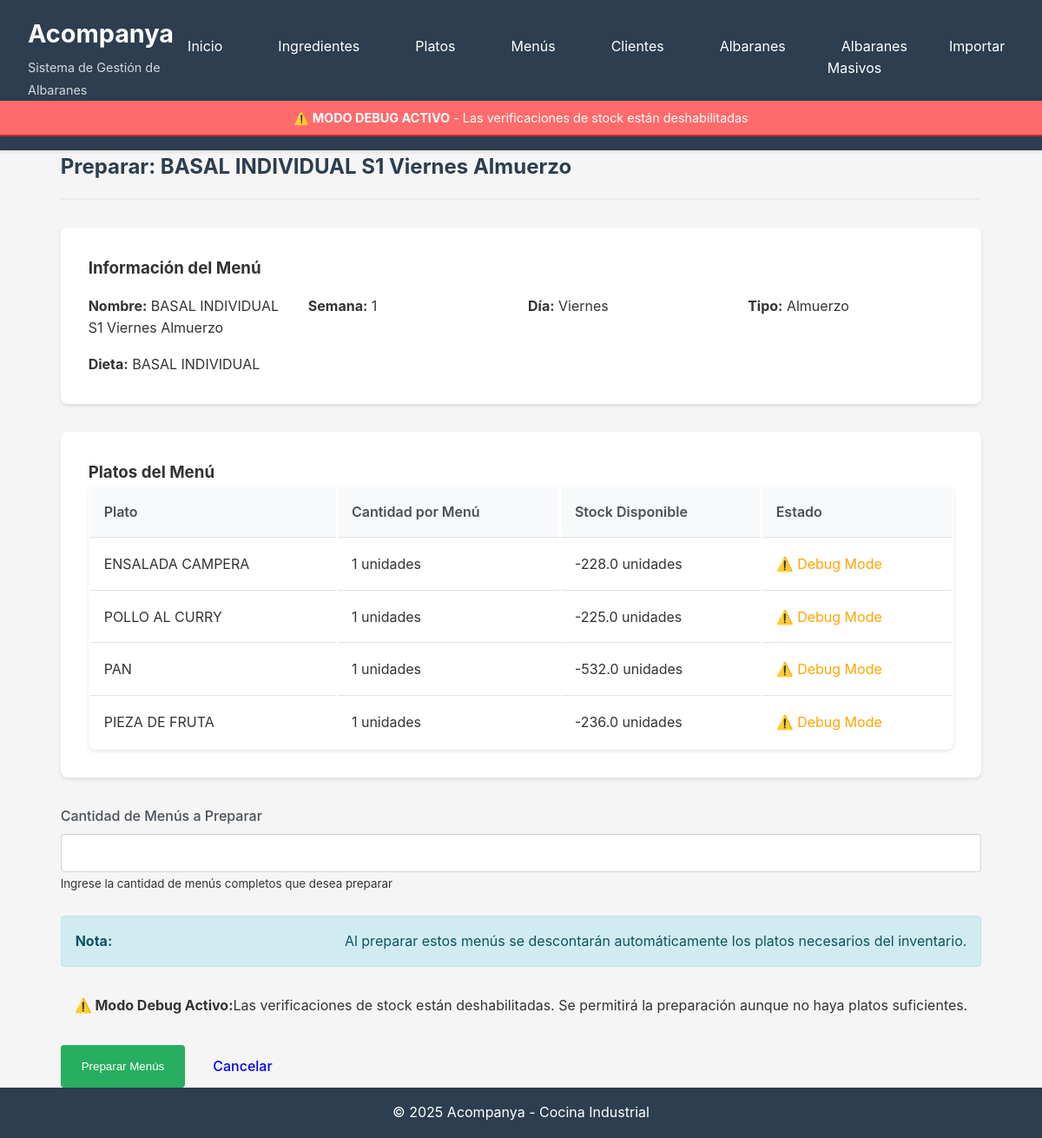
/menus/preparar/1, run on an earlier commit of the app's database.
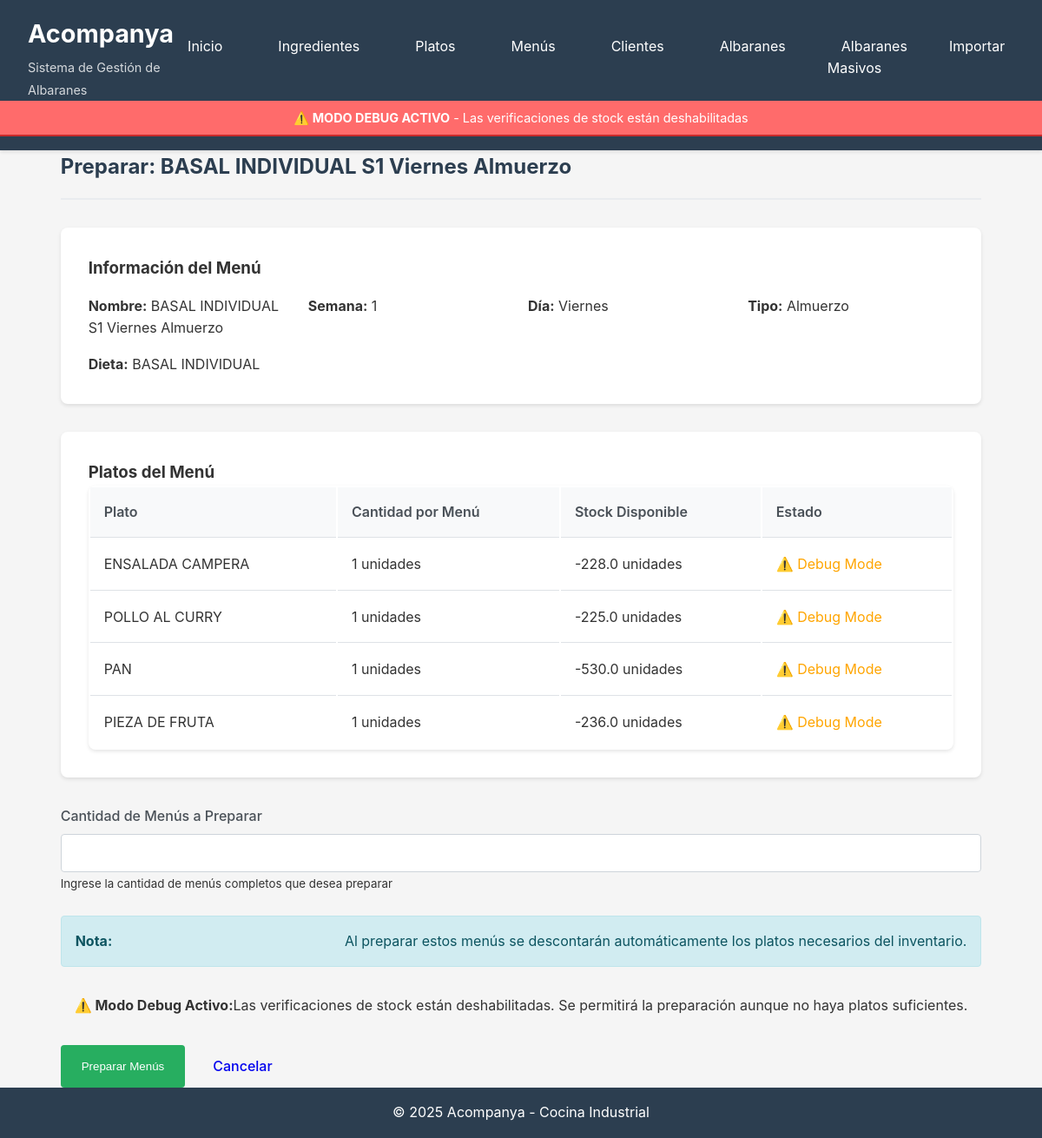
And on a later commit of the database.
### database/models.py (models this page shows, shortened)
class Menu(db.Model):
    __tablename__ = 'menus'
    id = db.Column(db.Integer, primary_key=True)
    nombre = db.Column(db.String(200), nullable=False)
    dia_semana = db.Column(Enum(DiaSemana), nullable=False)
    numero_semana = db.Column(db.Integer, nullable=False)
    tipo_dieta = db.Column(db.String(100), nullable=False, default='basal')
    tipo_comida = db.Column(Enum(TipoComida), nullable=False)
    created_at = db.Column(db.DateTime, default=datetime.utcnow)
    platos = db.relationship('Plato', secondary=menus_platos, backref='menus')
    detalles_albaran = db.relationship('AlbaranDetalle', backref='menu', lazy='dynamic')
    def obtener_platos_con_cantidad(self):
        result = db.session.query(
            Plato,
            menus_platos.c.cantidad
        ).join(
            menus_platos,
            menus_platos.c.plato_id == Plato.id
        ).filter(
            menus_platos.c.menu_id == self.id
        ).all()
        return result

class Plato(db.Model):
    __tablename__ = 'platos'
    id = db.Column(db.Integer, primary_key=True)
    nombre = db.Column(db.String(200), nullable=False)
    lote_propio = db.Column(db.String(100), nullable=True)
    stock_actual = db.Column(db.Float, nullable=False, default=0)
    unidad = db.Column(db.String(50), nullable=False, default='unidades')
    created_at = db.Column(db.DateTime, default=datetime.utcnow)
    updated_at = db.Column(db.DateTime, default=datetime.utcnow, onupdate=datetime.utcnow)
    ingredientes = db.relationship('Ingrediente', secondary=platos_ingredientes, backref='platos')
    movimientos = db.relationship('MovimientoStock',
                                 primaryjoin="and_(MovimientoStock.entidad_tipo=='plato', "
                                           "MovimientoStock.entidad_id==Plato.id)",
                                 foreign_keys='MovimientoStock.entidad_id',
                                 backref='plato_ref',
                                 lazy='dynamic',
                                 overlaps="ingrediente_ref,movimientos")
    detalles_albaran = db.relationship('AlbaranDetalle', backref='plato', lazy='dynamic')

### routes/menus.py (the view, shortened to what this page needs)
@menus_bp.route('/preparar/<int:id>', methods=['GET', 'POST'])
def preparar(id):
    menu = Menu.query.get_or_404(id)
    platos = menu.obtener_platos_con_cantidad()
    return render_template('menus/preparar.html', menu=menu, platos=platos)

### app.py (called while the page is built)
def create_app():
    app = Flask(__name__)
    app.config.from_object(Config)
    init_db(app)
    app.register_blueprint(ingredientes_bp, url_prefix='/ingredientes')
    app.register_blueprint(platos_bp, url_prefix='/platos')
    app.register_blueprint(menus_bp, url_prefix='/menus')
    app.register_blueprint(albaranes_bp, url_prefix='/albaranes')
    app.register_blueprint(importar_bp, url_prefix='/importar')
    app.register_blueprint(clientes_bp, url_prefix='/clientes')
    app.register_blueprint(albaranes_masivos_bp, url_prefix='/albaranes-masivos')
    @app.context_processor
    def inject_config():
        return dict(config=app.config)
    @app.route('/')
    def index():
        return render_template('index.html')
    @app.route('/dashboard')
    def dashboard():
        return render_template('dashboard.html')
    return app

### templates/menus/preparar.html (shortened to what this page needs)
{% extends "base.html" %}
{% block content %}
<div class="page-header">
    <h2>Preparar: {{ menu.nombre }}</h2>
</div>
<div class="albaran-header">
    <h3>Información del Menú</h3>
    <div class="albaran-info">
        <div>
            <strong>Nombre:</strong> {{ menu.nombre }}
        </div>
        <div>
            <strong>Semana:</strong> {{ menu.numero_semana }}
        </div>
        <div>
            <strong>Día:</strong> {{ menu.dia_semana.value|title }}
        </div>
        <div>
            <strong>Tipo:</strong> {{ menu.tipo_comida.value|title }}
        </div>
        <div>
            <strong>Dieta:</strong> {{ menu.tipo_dieta }}
        </div>
    </div>
</div>
<div class="albaran-section">
    <h3>Platos del Menú</h3>
    <table class="table">
        <thead>
            <tr>
                <th>Plato</th>
                <th>Cantidad por Menú</th>
                <th>Stock Disponible</th>
                <th>Estado</th>
            </tr>
        </thead>
        <tbody>
            {% for plato, cantidad in platos %}
            <tr>
                <td>{{ plato.nombre }}</td>
                <td>{{ cantidad }} {{ plato.unidad }}</td>
                <td>{{ plato.stock_actual }} {{ plato.unidad }}</td>
                <td>
                    {% if config.DEBUG_MODE %}
                        <span style="color: orange;">⚠️ Debug Mode</span>
                    {% elif plato.stock_actual >= cantidad %}
                        <span style="color: green;">✓ Suficiente</span>
                    {% else %}
                        <span style="color: red;">✗ Insuficiente</span>
                    {% endif %}
                </td>
            </tr>
            {% endfor %}
        </tbody>
    </table>
</div>
<form method="POST" action="">
    <div class="form-group">
        <label for="cantidad" class="form-label">Cantidad de Menús a Preparar</label>
        <input type="number" class="form-control" id="cantidad" name="cantidad"
               min="1" step="1" required>
        <small class="text-muted">
            Ingrese la cantidad de menús completos que desea preparar
        </small>
    </div>
    <div class="alert alert-info">
        <strong>Nota:</strong> Al preparar estos menús se descontarán automáticamente los platos necesarios del inventario.
    </div>
    {% if config.DEBUG_MODE %}
    <div class="alert alert-warning">
        <strong>⚠️ Modo Debug Activo:</strong> Las verificaciones de stock están deshabilitadas. Se permitirá la preparación aunque no haya platos suficientes.
    </div>
    {% endif %}
    <div class="action-group">
        <button type="submit" class="btn btn-success">Preparar Menús</button>
        <a href="{{ url_for('menus.listar') }}" class="btn btn-secondary">Cancelar</a>
    </div>
</form>
{% endblock %}

### templates/base.html (shortened to what this page needs)
<!DOCTYPE html>
<html lang="es">
<head>
    <link rel="stylesheet" href="{{ url_for('static', filename='css/style.css') }}">
</head>
<body>
    <header>
        <nav class="navbar">
            <div class="nav-brand">
                <h1>Acompanya</h1>
                <span class="subtitle">Sistema de Gestión de Albaranes</span>
            </div>
            <ul class="nav-menu">
                <li><a href="{{ url_for('index') }}">Inicio</a></li>
                <li><a href="{{ url_for('ingredientes.listar') }}">Ingredientes</a></li>
                <li><a href="{{ url_for('platos.listar') }}">Platos</a></li>
                <li><a href="{{ url_for('menus.listar') }}">Menús</a></li>
                <li><a href="{{ url_for('clientes.listar') }}">Clientes</a></li>
                <li><a href="{{ url_for('albaranes.listar') }}">Albaranes</a></li>
                <li><a href="{{ url_for('albaranes_masivos.index') }}">Albaranes Masivos</a></li>
                <li><a href="{{ url_for('importar.index') }}">Importar</a></li>
            </ul>
        </nav>
        {% if config.DEBUG_MODE %}
        <div class="debug-mode-banner">
            <strong>⚠️ MODO DEBUG ACTIVO</strong> - Las verificaciones de stock están deshabilitadas
        </div>
        {% endif %}
    </header>
    <main class="container">
        {% block content %}{% endblock %}
    </main>
    <footer>
        <p>&copy; 2025 Acompanya - Cocina Industrial</p>
    </footer>
</body>
</html>

### static/css/style.css (style rules this page uses)
* { margin: 0; padding: 0; box-sizing: border-box; }
body { font-family: -apple-system, BlinkMacSystemFont, 'Segoe UI', Roboto, 'Helvetica Neue', Arial, sans-serif; line-height: 1.6; color: #333; background-color: #f5f5f5; min-height: 100vh; display: flex; flex-direction: column; }
header { background-color: #2c3e50; color: white; padding: 1rem 0; box-shadow: 0 2px 4px rgba(0,0,0,0.1); }
.debug-mode-banner { background-color: #ff6b6b; color: white; padding: 0.5rem; text-align: center; font-size: 0.9rem; border-bottom: 2px solid #c92a2a; }
.navbar { max-width: 1200px; margin: 0 auto; padding: 0 2rem; display: flex; justify-content: space-between; align-items: center; }
.nav-brand h1 { font-size: 1.8rem; margin-bottom: 0.2rem; }
.nav-brand .subtitle { font-size: 0.9rem; opacity: 0.8; }
.nav-menu { display: flex; list-style: none; gap: 2rem; }
.nav-menu a { color: white; text-decoration: none; padding: 0.5rem 1rem; border-radius: 4px; transition: background-color 0.3s; }
main { flex: 1; padding: 2rem 0; }
.container { max-width: 1200px; margin: 0 auto; padding: 0 2rem; }
.alert { padding: 1rem; border-radius: 4px; margin-bottom: 1rem; position: relative; display: flex; justify-content: space-between; align-items: center; }
.alert-info { background-color: #d1ecf1; color: #0c5460; border: 1px solid #bee5eb; }
.btn { display: inline-block; padding: 0.75rem 1.5rem; text-decoration: none; border-radius: 4px; font-weight: 500; transition: all 0.3s; border: none; cursor: pointer; text-align: center; }
.btn-success { background-color: #27ae60; color: white; }
.table { width: 100%; background: white; border-radius: 8px; overflow: hidden; box-shadow: 0 2px 4px rgba(0,0,0,0.1); }
.table th, .table td { padding: 1rem; text-align: left; border-bottom: 1px solid #dee2e6; }
.table th { background-color: #f8f9fa; font-weight: 600; color: #495057; }
.table tbody tr:last-child td { border-bottom: none; }
.form-group { margin-bottom: 1.5rem; }
.form-label { display: block; margin-bottom: 0.5rem; font-weight: 500; color: #495057; }
.form-control { width: 100%; padding: 0.75rem; border: 1px solid #ced4da; border-radius: 4px; font-size: 1rem; transition: border-color 0.3s; }
.page-header { display: flex; justify-content: space-between; align-items: center; margin-bottom: 2rem; padding-bottom: 1rem; border-bottom: 2px solid #e9ecef; }
.page-header h2 { color: #2c3e50; }
.action-group { display: flex; gap: 0.5rem; }
footer { background-color: #2c3e50; color: white; text-align: center; padding: 1rem 0; margin-top: auto; }
.albaran-header { background: white; padding: 2rem; border-radius: 8px; margin-bottom: 2rem; box-shadow: 0 2px 4px rgba(0,0,0,0.1); }
.albaran-info { display: grid; grid-template-columns: repeat(auto-fit, minmax(200px, 1fr)); gap: 1rem; margin-top: 1rem; }
.albaran-section { background: white; padding: 2rem; border-radius: 8px; margin-bottom: 2rem; box-shadow: 0 2px 4px rgba(0,0,0,0.1); }

What changed in the data, as far as the page shows it:
changed Plato "PAN": stock_actual "-532.0" → "-530.0"
